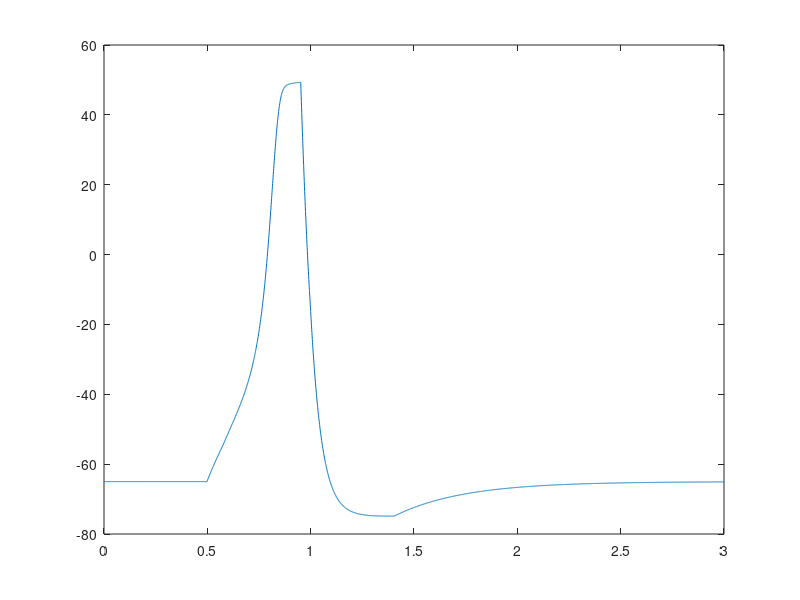

The MATLAB script that drew this image:
%Constants
capitance = 0.1; % microfarads per centimeter squared
applied_current = 0; %nanoampheres

sodium_displacement = 50; % displacement from the equilibrium  ...
                          % potential in milllivolts
potassium_displacement = -77; % displacement from the equilibrium ...
                              % potential in milllivolts
leakage_displacement = -54.4; % displacement from the equilibrium ...
                               % potential in milllivolts

sodium_conductance = 120; % maximum conductance in millisiemens per ...
                          % centimeters squared
potassium_conductance = 36; % maximum conductance in millisiemens per ...
                            % centimeters squared
leakage_conductance = 0.3; % maximum conductance in millisiemens per ...
                           % centimeters squared
depolorization = 0; 
hyperpolorization = 1;

time = 3; % milliseconds
delta_time = .001; % milliseconds
number_iterations = time/delta_time;
time_array = zeros(1, number_iterations); % time array

an = @(voltage) (0.01 * (voltage + 55))/(1 - exp(-(voltage + 55) / 10));
     % n-gate opening rate constant in meters per second
am = @(voltage) (0.1 * (voltage + 40))/(1 - exp(-(voltage + 40) / 10));
     % m-gate opening rate constant in meters per second
ah = @(voltage) (0.07 * exp(-(voltage + 65) / 20));
     % h-gate opening rate constant in meters per second
bn = @(voltage) (0.125 * exp(-(voltage + 65) / 80));
     % n-gate closing rate constant in meters per second
bm = @(voltage) (4 * exp(-(voltage + 65) / 18));
     % m-gate closing rate constant in meters per second
bh = @(voltage) (1 / (exp(-(voltage + 35) / 10) + 1));
     % h-gate closing rate constant in meters per second

sodium_channel_current = @(voltage, n, m, h) (sodium_conductance * m^3 * ...
    h * (voltage - sodium_displacement)); %nanoampheres
potassium_channel_current = @(voltage, n, m, h) (potassium_conductance * ...
    n^4 * (voltage - potassium_displacement)); %nanoampheres
leakage_current = @(voltage, n, m, h) (leakage_conductance * ...
	(voltage - leakage_displacement)); %nanoampheres

dvdt = @(voltage, I, n, m, h) (((1 / capitance) * ...
     (I - (sodium_channel_current(voltage, n, m, h) + ...
     leakage_current(voltage, n, m, h)-leakage_current(-65,n,m,h)))));
dvdt2 = @(voltage, I, n, m, h) (((1 / capitance) * ...
     (I - (potassium_channel_current(voltage, n, m, h) + ...
     leakage_current(voltage, n, m, h)-leakage_current(-65,n,m,h)))));
 dvdt3 = @(voltage, I, n, m, h) (((1 / capitance) * ...
     (I - (leakage_current(voltage, n, m, h)-leakage_current(-65,n,m,h)))));
 

dndt = @(voltage, n, m, h) ((an(voltage) * (1 - n) - bn(voltage) * n));
dmdt = @(voltage, n, m, h) ((am(voltage) * (1 - m) - bm(voltage) * m));
dhdt = @(voltage, n, m, h) ((ah(voltage) * (1 - h) - bh(voltage) * h));
   
% initial values
V = zeros(1, number_iterations); % initialized voltage array
V(1) = -65; % initial voltage in millivolts
n = zeros(1, number_iterations); % initialized n array
n(1) = an(V(1)) / (an(V(1)) + bn(V(1))); % initial n-value
m = zeros(1, number_iterations); % initialized m array
m(1) = am(V(1)) / (am(V(1)) + bm(V(1))); % initial m-value
h = zeros(1, number_iterations); % initialized h array
h(1) = ah(V(1)) / (ah(V(1)) + bh(V(1))); % initial h-value
       
for i = 2:number_iterations
    time_array(i) = (i - 1) * delta_time;
    if i == 500;
         applied_current = 15;
     end
    if i == 1001
         applied_current = 0;
    end
    if V(i-1) <=-55 && depolorization == 0
    
        k1 = delta_time * dvdt3(V(i - 1), applied_current, n(i - 1), m(i - 1), h(i - 1));
        n1 = delta_time * dndt(V(i - 1), n(i - 1), m(i - 1), h(i - 1));
        m1 = delta_time * dmdt(V(i - 1), n(i - 1), m(i - 1), h(i - 1)); 
        h1 = delta_time * dhdt(V(i - 1), n(i - 1), m(i - 1), h(i - 1));

        k2 = delta_time * dvdt3(V(i - 1) + (0.5 * k1), applied_current, n(i - 1) + ...
            (0.5 * n1), m(i - 1) + (0.5 * m1), h(i - 1) + (0.5 * h1));
        n2 = delta_time * dndt(V(i - 1) + (0.5 * k1), n(i - 1) + ...
            (0.5 * n1), m(i - 1) + (0.5 * m1), h(i - 1) + (0.5 * h1));
        m2 = delta_time * dmdt(V(i - 1) + (0.5 * k1), n(i - 1) + ...
            (0.5 * n1), m(i - 1) + (0.5 * m1), h(i - 1) + (0.5 * h1));
        h2 = delta_time * dhdt(V(i - 1) + (0.5 * k1), n(i - 1) + ...
            (0.5 * n1), m(i - 1) + (0.5 * m1), h(i - 1) + (0.5 * h1));

        k3 = delta_time * dvdt3(V(i - 1) + (0.5 * k2), applied_current, n(i - 1) + ...
            (0.5 * n2), m(i - 1) + (0.5 * m2), h(i - 1) + (0.5 * h2));
        n3 = delta_time * dndt(V(i - 1) + (0.5 * k2), n(i - 1) + ...
            (0.5 * n2), m(i - 1) + (0.5 * m2), h(i - 1) + (0.5 * h2));
        m3 = delta_time * dmdt(V(i - 1) + (0.5 * k2), n(i - 1) + ...
            (0.5 * n2), m(i - 1) + (0.5 * m2), h(i - 1) + (0.5 * h2));
        h3 = delta_time * dhdt(V(i - 1) + (0.5 * k2), n(i - 1) + ...
            (0.5 * n2), m(i - 1) + (0.5 * m2), h(i - 1) + (0.5 * h2));

        k4 = delta_time * dvdt3(V(i - 1) + k3, applied_current, n(i - 1) + n3, m(i - 1) + m3, ...
            h(i - 1) + h3);
        n4 = delta_time * dndt(V(i - 1) + k3, n(i - 1) + n3, m(i - 1) + m3, ...
            h(i - 1) + h3);
        m4 = delta_time * dmdt(V(i - 1) + k3, n(i - 1) + n3, m(i - 1) + m3, ...
            h(i - 1) + h3);
        h4 = delta_time * dhdt(V(i - 1) + k3, n(i - 1) + n3, m(i - 1) + m3, ...
            h(i - 1) + h3);
    elseif V(i-1) < 49.3 && depolorization == 0

        k1 = delta_time * dvdt(V(i - 1), applied_current, n(i - 1), m(i - 1), h(i - 1));
        n1 = delta_time * dndt(V(i - 1), n(i - 1), m(i - 1), h(i - 1));
        m1 = delta_time * dmdt(V(i - 1), n(i - 1), m(i - 1), h(i - 1)); 
        h1 = delta_time * dhdt(V(i - 1), n(i - 1), m(i - 1), h(i - 1));

        k2 = delta_time * dvdt(V(i - 1) + (0.5 * k1), applied_current, n(i - 1) + ...
            (0.5 * n1), m(i - 1) + (0.5 * m1), h(i - 1) + (0.5 * h1));
        n2 = delta_time * dndt(V(i - 1) + (0.5 * k1), n(i - 1) + ...
            (0.5 * n1), m(i - 1) + (0.5 * m1), h(i - 1) + (0.5 * h1));
        m2 = delta_time * dmdt(V(i - 1) + (0.5 * k1), n(i - 1) + ...
            (0.5 * n1), m(i - 1) + (0.5 * m1), h(i - 1) + (0.5 * h1));
        h2 = delta_time * dhdt(V(i - 1) + (0.5 * k1), n(i - 1) + ...
            (0.5 * n1), m(i - 1) + (0.5 * m1), h(i - 1) + (0.5 * h1));

        k3 = delta_time * dvdt(V(i - 1) + (0.5 * k2), applied_current, n(i - 1) + ...
            (0.5 * n2), m(i - 1) + (0.5 * m2), h(i - 1) + (0.5 * h2));
        n3 = delta_time * dndt(V(i - 1) + (0.5 * k2), n(i - 1) + ...
            (0.5 * n2), m(i - 1) + (0.5 * m2), h(i - 1) + (0.5 * h2));
        m3 = delta_time * dmdt(V(i - 1) + (0.5 * k2), n(i - 1) + ...
            (0.5 * n2), m(i - 1) + (0.5 * m2), h(i - 1) + (0.5 * h2));
        h3 = delta_time * dhdt(V(i - 1) + (0.5 * k2), n(i - 1) + ...
            (0.5 * n2), m(i - 1) + (0.5 * m2), h(i - 1) + (0.5 * h2));

        k4 = delta_time * dvdt(V(i - 1) + k3, applied_current, n(i - 1) + n3, m(i - 1) + m3, ...
            h(i - 1) + h3);
        n4 = delta_time * dndt(V(i - 1) + k3, n(i - 1) + n3, m(i - 1) + m3, ...
            h(i - 1) + h3);
        m4 = delta_time * dmdt(V(i - 1) + k3, n(i - 1) + n3, m(i - 1) + m3, ...
            h(i - 1) + h3);
        h4 = delta_time * dhdt(V(i - 1) + k3, n(i - 1) + n3, m(i - 1) + m3, ...
            h(i - 1) + h3);
    elseif V(i-1) > 49.3 && depolorization == 0 && hyperpolorization == 1 
        
        depolorization = 1;
        k1 = delta_time * dvdt2(V(i - 1), applied_current, n(i - 1), m(i - 1), h(i - 1));
        n1 = delta_time * dndt(V(i - 1), n(i - 1), m(i - 1), h(i - 1));
        m1 = delta_time * dmdt(V(i - 1), n(i - 1), m(i - 1), h(i - 1)); 
        h1 = delta_time * dhdt(V(i - 1), n(i - 1), m(i - 1), h(i - 1));

        k2 = delta_time * dvdt2(V(i - 1) + (0.5 * k1), applied_current, n(i - 1) + ...
            (0.5 * n1), m(i - 1) + (0.5 * m1), h(i - 1) + (0.5 * h1));
        n2 = delta_time * dndt(V(i - 1) + (0.5 * k1), n(i - 1) + ...
            (0.5 * n1), m(i - 1) + (0.5 * m1), h(i - 1) + (0.5 * h1));
        m2 = delta_time * dmdt(V(i - 1) + (0.5 * k1), n(i - 1) + ...
            (0.5 * n1), m(i - 1) + (0.5 * m1), h(i - 1) + (0.5 * h1));
        h2 = delta_time * dhdt(V(i - 1) + (0.5 * k1), n(i - 1) + ...
            (0.5 * n1), m(i - 1) + (0.5 * m1), h(i - 1) + (0.5 * h1));

        k3 = delta_time * dvdt2(V(i - 1) + (0.5 * k2), applied_current, n(i - 1) + ...
            (0.5 * n2), m(i - 1) + (0.5 * m2), h(i - 1) + (0.5 * h2));
        n3 = delta_time * dndt(V(i - 1) + (0.5 * k2), n(i - 1) + ...
            (0.5 * n2), m(i - 1) + (0.5 * m2), h(i - 1) + (0.5 * h2));
        m3 = delta_time * dmdt(V(i - 1) + (0.5 * k2), n(i - 1) + ...
            (0.5 * n2), m(i - 1) + (0.5 * m2), h(i - 1) + (0.5 * h2));
        h3 = delta_time * dhdt(V(i - 1) + (0.5 * k2), n(i - 1) + ...
            (0.5 * n2), m(i - 1) + (0.5 * m2), h(i - 1) + (0.5 * h2));

        k4 = delta_time * dvdt2(V(i - 1) + k3, applied_current, n(i - 1) + n3, m(i - 1) + m3, ...
            h(i - 1) + h3);
        n4 = delta_time * dndt(V(i - 1) + k3, n(i - 1) + n3, m(i - 1) + m3, ...
            h(i - 1) + h3);
        m4 = delta_time * dmdt(V(i - 1) + k3, n(i - 1) + n3, m(i - 1) + m3, ...
            h(i - 1) + h3);
        h4 = delta_time * dhdt(V(i - 1) + k3, n(i - 1) + n3, m(i - 1) + m3, ...
            h(i - 1) + h3);
    elseif V(i-1) < 49.3 && depolorization == 1 && hyperpolorization == 1 && V(i-1) < V(i-2)
        
        k1 = delta_time * dvdt2(V(i - 1), applied_current, n(i - 1), m(i - 1), h(i - 1));
        n1 = delta_time * dndt(V(i - 1), n(i - 1), m(i - 1), h(i - 1));
        m1 = delta_time * dmdt(V(i - 1), n(i - 1), m(i - 1), h(i - 1)); 
        h1 = delta_time * dhdt(V(i - 1), n(i - 1), m(i - 1), h(i - 1));

        k2 = delta_time * dvdt2(V(i - 1) + (0.5 * k1), applied_current, n(i - 1) + ...
            (0.5 * n1), m(i - 1) + (0.5 * m1), h(i - 1) + (0.5 * h1));
        n2 = delta_time * dndt(V(i - 1) + (0.5 * k1), n(i - 1) + ...
            (0.5 * n1), m(i - 1) + (0.5 * m1), h(i - 1) + (0.5 * h1));
        m2 = delta_time * dmdt(V(i - 1) + (0.5 * k1), n(i - 1) + ...
            (0.5 * n1), m(i - 1) + (0.5 * m1), h(i - 1) + (0.5 * h1));
        h2 = delta_time * dhdt(V(i - 1) + (0.5 * k1), n(i - 1) + ...
            (0.5 * n1), m(i - 1) + (0.5 * m1), h(i - 1) + (0.5 * h1));

        k3 = delta_time * dvdt2(V(i - 1) + (0.5 * k2), applied_current, n(i - 1) + ...
            (0.5 * n2), m(i - 1) + (0.5 * m2), h(i - 1) + (0.5 * h2));
        n3 = delta_time * dndt(V(i - 1) + (0.5 * k2), n(i - 1) + ...
            (0.5 * n2), m(i - 1) + (0.5 * m2), h(i - 1) + (0.5 * h2));
        m3 = delta_time * dmdt(V(i - 1) + (0.5 * k2), n(i - 1) + ...
            (0.5 * n2), m(i - 1) + (0.5 * m2), h(i - 1) + (0.5 * h2));
        h3 = delta_time * dhdt(V(i - 1) + (0.5 * k2), n(i - 1) + ...
            (0.5 * n2), m(i - 1) + (0.5 * m2), h(i - 1) + (0.5 * h2));

        k4 = delta_time * dvdt2(V(i - 1) + k3, applied_current, n(i - 1) + n3, m(i - 1) + m3, ...
            h(i - 1) + h3);
        n4 = delta_time * dndt(V(i - 1) + k3, n(i - 1) + n3, m(i - 1) + m3, ...
            h(i - 1) + h3);
        m4 = delta_time * dmdt(V(i - 1) + k3, n(i - 1) + n3, m(i - 1) + m3, ...
            h(i - 1) + h3);
        h4 = delta_time * dhdt(V(i - 1) + k3, n(i - 1) + n3, m(i - 1) + m3, ...
            h(i - 1) + h3);
    elseif V(i-1)>V(i-2) && depolorization ==1 && hyperpolorization ==1
        hyperpolorization = 0;
        
        k1 = delta_time * dvdt3(V(i - 1), applied_current, n(i - 1), m(i - 1), h(i - 1));
        n1 = delta_time * dndt(V(i - 1), n(i - 1), m(i - 1), h(i - 1));
        m1 = delta_time * dmdt(V(i - 1), n(i - 1), m(i - 1), h(i - 1)); 
        h1 = delta_time * dhdt(V(i - 1), n(i - 1), m(i - 1), h(i - 1));

        k2 = delta_time * dvdt3(V(i - 1) + (0.5 * k1), applied_current, n(i - 1) + ...
            (0.5 * n1), m(i - 1) + (0.5 * m1), h(i - 1) + (0.5 * h1));
        n2 = delta_time * dndt(V(i - 1) + (0.5 * k1), n(i - 1) + ...
            (0.5 * n1), m(i - 1) + (0.5 * m1), h(i - 1) + (0.5 * h1));
        m2 = delta_time * dmdt(V(i - 1) + (0.5 * k1), n(i - 1) + ...
            (0.5 * n1), m(i - 1) + (0.5 * m1), h(i - 1) + (0.5 * h1));
        h2 = delta_time * dhdt(V(i - 1) + (0.5 * k1), n(i - 1) + ...
            (0.5 * n1), m(i - 1) + (0.5 * m1), h(i - 1) + (0.5 * h1));

        k3 = delta_time * dvdt3(V(i - 1) + (0.5 * k2), applied_current, n(i - 1) + ...
            (0.5 * n2), m(i - 1) + (0.5 * m2), h(i - 1) + (0.5 * h2));
        n3 = delta_time * dndt(V(i - 1) + (0.5 * k2), n(i - 1) + ...
            (0.5 * n2), m(i - 1) + (0.5 * m2), h(i - 1) + (0.5 * h2));
        m3 = delta_time * dmdt(V(i - 1) + (0.5 * k2), n(i - 1) + ...
            (0.5 * n2), m(i - 1) + (0.5 * m2), h(i - 1) + (0.5 * h2));
        h3 = delta_time * dhdt(V(i - 1) + (0.5 * k2), n(i - 1) + ...
            (0.5 * n2), m(i - 1) + (0.5 * m2), h(i - 1) + (0.5 * h2));

        k4 = delta_time * dvdt3(V(i - 1) + k3, applied_current, n(i - 1) + n3, m(i - 1) + m3, ...
            h(i - 1) + h3);
        n4 = delta_time * dndt(V(i - 1) + k3, n(i - 1) + n3, m(i - 1) + m3, ...
            h(i - 1) + h3);
        m4 = delta_time * dmdt(V(i - 1) + k3, n(i - 1) + n3, m(i - 1) + m3, ...
            h(i - 1) + h3);
        h4 = delta_time * dhdt(V(i - 1) + k3, n(i - 1) + n3, m(i - 1) + m3, ...
            h(i - 1) + h3);
    elseif V(i-1)>V(i-2) && depolorization == 1 && hyperpolorization == 0
        
        k1 = delta_time * dvdt3(V(i - 1), applied_current, n(i - 1), m(i - 1), h(i - 1));
        n1 = delta_time * dndt(V(i - 1), n(i - 1), m(i - 1), h(i - 1));
        m1 = delta_time * dmdt(V(i - 1), n(i - 1), m(i - 1), h(i - 1)); 
        h1 = delta_time * dhdt(V(i - 1), n(i - 1), m(i - 1), h(i - 1));

        k2 = delta_time * dvdt3(V(i - 1) + (0.5 * k1), applied_current, n(i - 1) + ...
            (0.5 * n1), m(i - 1) + (0.5 * m1), h(i - 1) + (0.5 * h1));
        n2 = delta_time * dndt(V(i - 1) + (0.5 * k1), n(i - 1) + ...
            (0.5 * n1), m(i - 1) + (0.5 * m1), h(i - 1) + (0.5 * h1));
        m2 = delta_time * dmdt(V(i - 1) + (0.5 * k1), n(i - 1) + ...
            (0.5 * n1), m(i - 1) + (0.5 * m1), h(i - 1) + (0.5 * h1));
        h2 = delta_time * dhdt(V(i - 1) + (0.5 * k1), n(i - 1) + ...
            (0.5 * n1), m(i - 1) + (0.5 * m1), h(i - 1) + (0.5 * h1));

        k3 = delta_time * dvdt3(V(i - 1) + (0.5 * k2), applied_current, n(i - 1) + ...
            (0.5 * n2), m(i - 1) + (0.5 * m2), h(i - 1) + (0.5 * h2));
        n3 = delta_time * dndt(V(i - 1) + (0.5 * k2), n(i - 1) + ...
            (0.5 * n2), m(i - 1) + (0.5 * m2), h(i - 1) + (0.5 * h2));
        m3 = delta_time * dmdt(V(i - 1) + (0.5 * k2), n(i - 1) + ...
            (0.5 * n2), m(i - 1) + (0.5 * m2), h(i - 1) + (0.5 * h2));
        h3 = delta_time * dhdt(V(i - 1) + (0.5 * k2), n(i - 1) + ...
            (0.5 * n2), m(i - 1) + (0.5 * m2), h(i - 1) + (0.5 * h2));

        k4 = delta_time * dvdt3(V(i - 1) + k3, applied_current, n(i - 1) + n3, m(i - 1) + m3, ...
            h(i - 1) + h3);
        n4 = delta_time * dndt(V(i - 1) + k3, n(i - 1) + n3, m(i - 1) + m3, ...
            h(i - 1) + h3);
        m4 = delta_time * dmdt(V(i - 1) + k3, n(i - 1) + n3, m(i - 1) + m3, ...
            h(i - 1) + h3);
        h4 = delta_time * dhdt(V(i - 1) + k3, n(i - 1) + n3, m(i - 1) + m3, ...
            h(i - 1) + h3);
    end

    V(i) = V(i - 1) + 1 / 6 * (k1 + 2 * k2 + 2 * k3 + k4);
    n(i) = n(i - 1) + 1 / 6 * (n1 + 2 * n2 + 2 * n3 + n4);
    m(i) = m(i - 1) + 1 / 6 * (m1 + 2 * m2 + 2 * m3 + m4);
    h(i) = h(i - 1) + 1 / 6 * (h1 + 2 * h2 + 2 * h3 + h4);
end

figure()
plot(time_array, V)